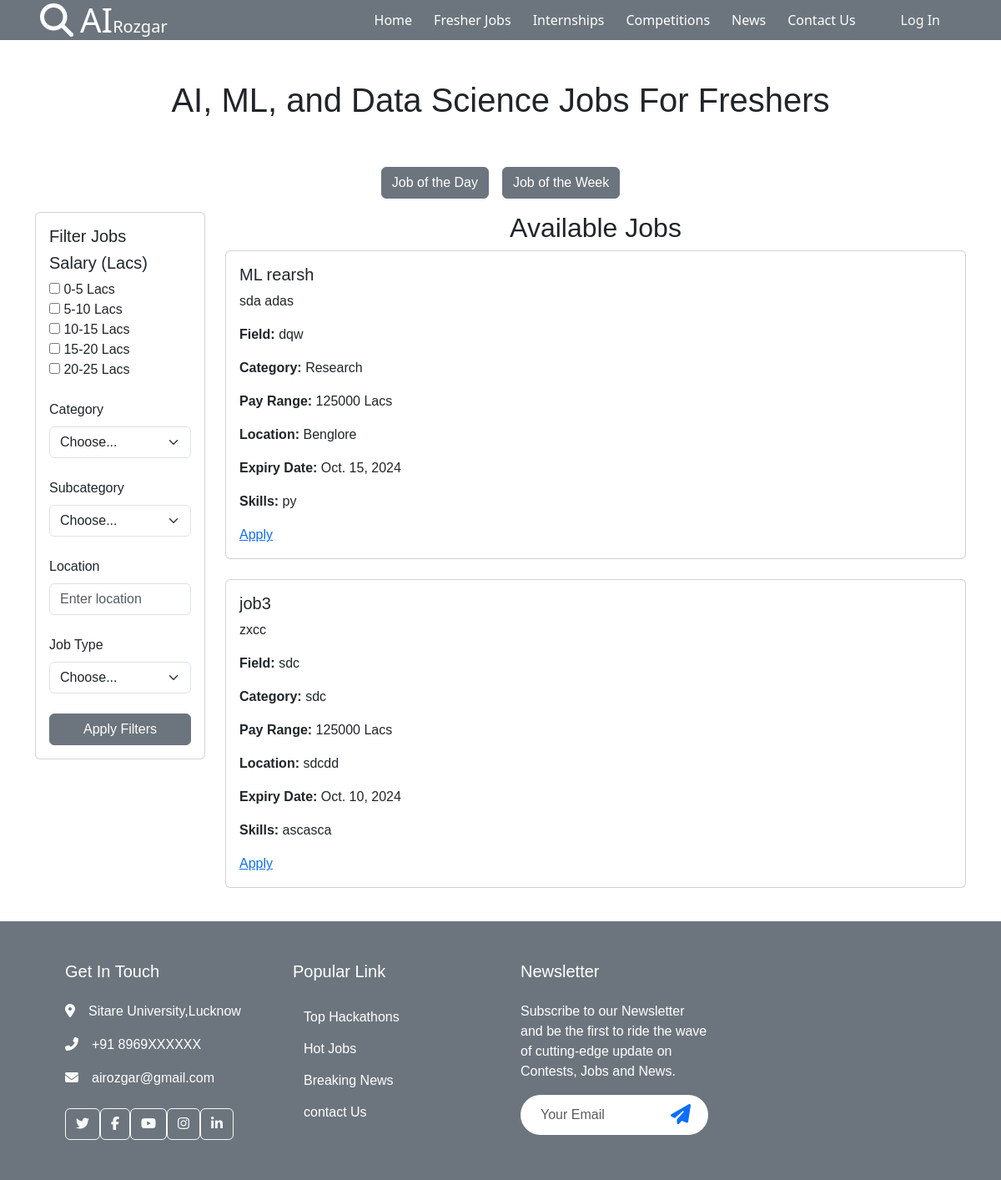
Page /job/ on the earlier database version.
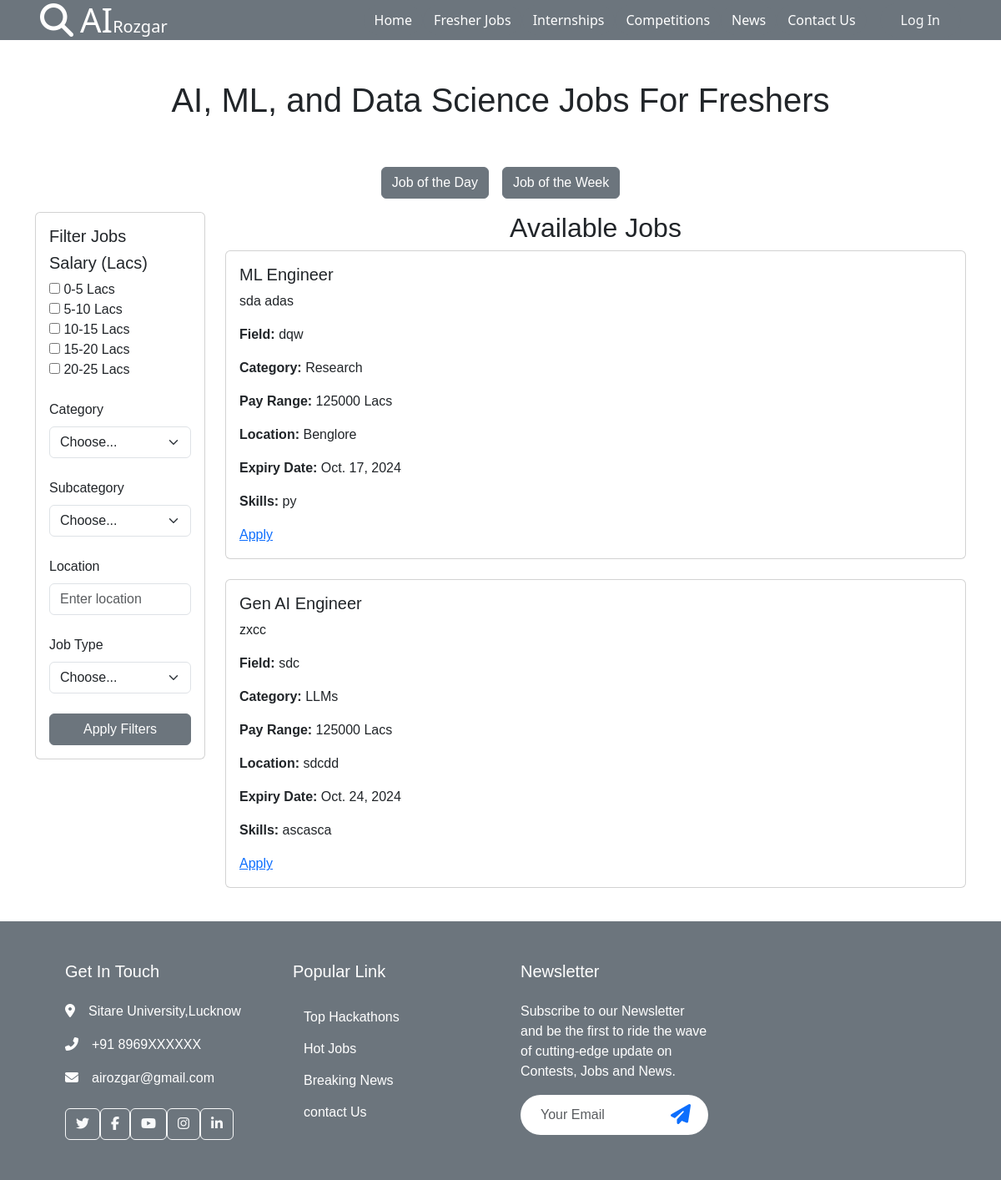
Same page on the later database version.
### home/models.py (models this page shows, shortened)
class Job(models.Model):
    company = models.ForeignKey(Company, on_delete=models.CASCADE)
    title = models.CharField(max_length=255, default='Job')
    description = models.TextField()
    field = models.CharField(max_length=255)
    category = models.CharField(max_length=255)
    pay_range = models.CharField(max_length=20)
    location = models.CharField(max_length=255)
    expiry_date = models.DateField()
    created_date = models.DateField(auto_now_add=True)
    skills = models.TextField()
    student_applied = models.JSONField()  # To store hashmap of students applied

### home/views.py (the view)
# urls.py: path('job/', job, name='job'),
def job(request):
    jobs = Job.objects.all()
    return render(request, 'job.html', {'jobs': jobs})

### home/templates/job.html (shortened to what the changed rows need)
{% extends 'base.html' %}
{% block start %}
<div class="container-xxl hero-header">
    <div class="container px-lg-5">
        <div class="row g-5 py-5">
            <div class="col-12 text-center">
                <h1>AI, ML, and Data Science Jobs For Freshers</h1>
            </div>
        </div>
    </div>
</div>
<div class="container-fluid">
    <div class="container">
        <div class="row">
            <div class="col-md-9 job-cards-section">
                <h2 class="text-center">Available Jobs</h2>
                <div class="row">
                    {% for job in jobs %}
                    <div class="col-md-12 mb-4">
                        <div class="card">
                            <div class="card-body">
                                <h5 class="card-title">{{ job.title }}</h5>
                                <p class="card-text">{{ job.description }}</p>
                                <p class="card-text"><strong>Field:</strong> {{ job.field }}</p>
                                <p class="card-text"><strong>Category:</strong> {{ job.category }}</p>
                                <p class="card-text"><strong>Pay Range:</strong> {{ job.pay_range }} Lacs</p>
                                <p class="card-text"><strong>Location:</strong> {{ job.location }}</p>
                                <p class="card-text"><strong>Expiry Date:</strong> {{ job.expiry_date }}</p>
                                <p class="card-text"><strong>Skills:</strong> {{ job.skills }}</p>
                                <a href="{% url 'apply_job' job.id %}">Apply</a>
                            </div>
                        </div>
                    </div>
                    {% empty %}
                    <div class="col-md-12">
                        <p>No jobs available at the moment.</p>
                    </div>
                    {% endfor %}
                </div>
            </div>
        </div>
    </div>
</div>
{% endblock %}

Differences in the rows shown:
changed Job "sda adas": title "ML rearsh" → "ML Engineer"; expiry_date "Oct. 15, 2024" → "Oct. 17, 2024"
changed Job "zxcc": title "job3" → "Gen AI Engineer"; category "sdc" → "LLMs"; expiry_date "Oct. 10, 2024" → "Oct. 24, 2024"
